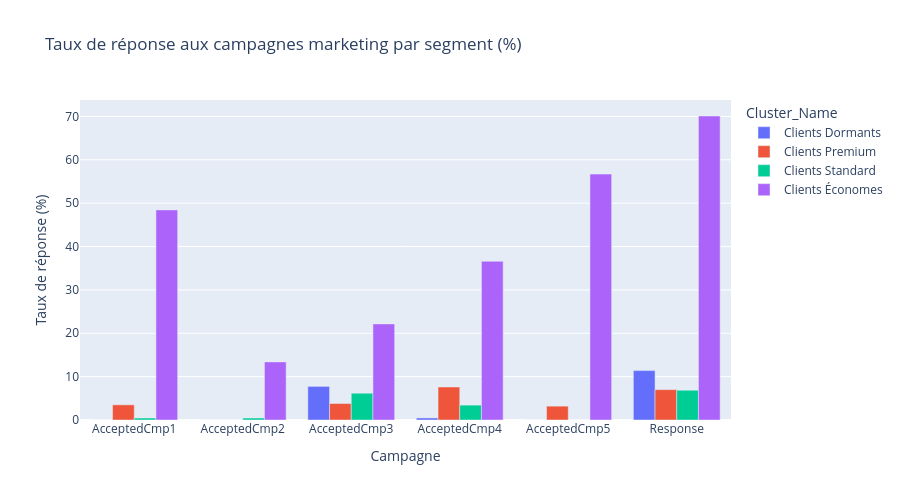
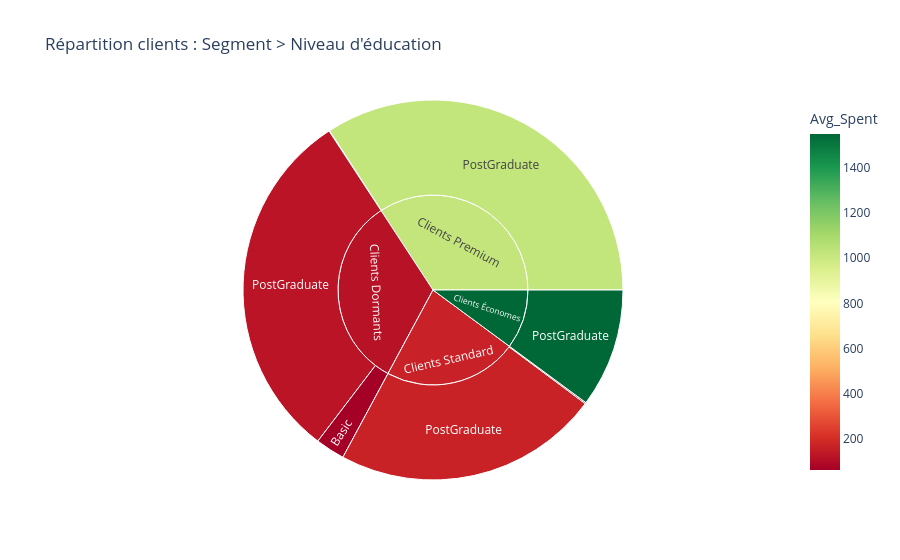

The notebook cell these images were saved under, in order:
### Code cell
# ── Taux de réponse par campagne et par cluster ────────────
cmp_cols = ['AcceptedCmp1','AcceptedCmp2','AcceptedCmp3',
            'AcceptedCmp4','AcceptedCmp5','Response']

# Pour chaque campagne, on calcule le taux d'acceptation par cluster.
campaign_rates = df.groupby('Cluster_Name')[cmp_cols].mean() * 100
print('Taux de réponse aux campagnes par segment (%) :')
print(campaign_rates.round(1))

# ── Bar chart groupé ───────────────────────────────────────
campaign_melted = campaign_rates.reset_index().melt(
    id_vars='Cluster_Name',
    value_vars=cmp_cols,
    var_name='Campaign',
    value_name='Acceptance_Rate'
)

fig_camp = px.bar(
    campaign_melted,
    x='Campaign',
    y='Acceptance_Rate',
    color='Cluster_Name',
    barmode='group',  # Barres côte à côte par campagne
    title='Taux de réponse aux campagnes marketing par segment (%)',
    labels={'Acceptance_Rate': 'Taux de réponse (%)', 'Campaign': 'Campagne'}
)
fig_camp.update_layout(height=500)
fig_camp.show()

# ── Sunburst chart — vue hiérarchique ─────────────────────
# Le sunburst montre la décomposition hiérarchique :
# Segment → Education → réponse à la campagne.
df_sun = df.groupby(['Cluster_Name', 'Education']).agg(
    Count=('ID', 'count'),
    Avg_Spent=('Depense_Totale', 'mean')
).reset_index()

fig_sun = px.sunburst(
    df_sun,
    path=['Cluster_Name', 'Education'],
    values='Count',
    color='Avg_Spent',
    color_continuous_scale='RdYlGn',
    title='Répartition clients : Segment > Niveau d\'éducation'
)
fig_sun.show()

# ── Synthèse finale ────────────────────────────────────────
print('\n=== SYNTHESE DES SEGMENTS ===')
summary = df.groupby('Cluster_Name').agg(
    Nb_Clients=('ID','count'),
    Revenu_Moyen=('Income','mean'),
    Depenses_Moyennes=('Depense_Totale','mean'),
    Nb_Achats_Moyen=('Achat_Total','mean'),
    Taux_Campagnes=('Nbr_Acceptation','mean')
).round(1)
summary['Part_CA_estimee'] = (summary['Depenses_Moyennes'] * summary['Nb_Clients'])
summary['Part_CA_pct'] = (summary['Part_CA_estimee'] / summary['Part_CA_estimee'].sum() * 100).round(1)
print(summary.sort_values('Depenses_Moyennes', ascending=False))

### Figure 1 — Plotly figure (JSON) as saved in the notebook; plotly's stock layout.template omitted (floating-point values rounded to 4 significant figures)
{"data": [{"alignmentgroup": "True", "hovertemplate": "Cluster_Name=Clients Dormants<br>Campagne=%{x}<br>Taux de réponse (%)=%{y}<extra></extra>", "legendgroup": "Clients Dormants", "marker": {"color": "#636efa", "pattern": {"shape": ""}}, "name": "Clients Dormants", "offsetgroup": "Clients Dormants", "orientation": "v", "showlegend": true, "textposition": "auto", "type": "bar", "x": ["AcceptedCmp1", "AcceptedCmp2", "AcceptedCmp3", "AcceptedCmp4", "AcceptedCmp5", "Response"], "xaxis": "x", "y": [0.0, 0.0, 7.753, 0.4747, 0.0, 11.39], "yaxis": "y"}, {"alignmentgroup": "True", "hovertemplate": "Cluster_Name=Clients Premium<br>Campagne=%{x}<br>Taux de réponse (%)=%{y}<extra></extra>", "legendgroup": "Clients Premium", "marker": {"color": "#EF553B", "pattern": {"shape": ""}}, "name": "Clients Premium", "offsetgroup": "Clients Premium", "orientation": "v", "showlegend": true, "textposition": "auto", "type": "bar", "x": ["AcceptedCmp1", "AcceptedCmp2", "AcceptedCmp3", "AcceptedCmp4", "AcceptedCmp5", "Response"], "xaxis": "x", "y": [3.501, 0.0, 3.805, 7.61, 3.196, 7.002], "yaxis": "y"}, {"alignmentgroup": "True", "hovertemplate": "Cluster_Name=Clients Standard<br>Campagne=%{x}<br>Taux de réponse (%)=%{y}<extra></extra>", "legendgroup": "Clients Standard", "marker": {"color": "#00cc96", "pattern": {"shape": ""}}, "name": "Clients Standard", "offsetgroup": "Clients Standard", "orientation": "v", "showlegend": true, "textposition": "auto", "type": "bar", "x": ["AcceptedCmp1", "AcceptedCmp2", "AcceptedCmp3", "AcceptedCmp4", "AcceptedCmp5", "Response"], "xaxis": "x", "y": [0.4577, 0.4577, 6.178, 3.432, 0.0, 6.865], "yaxis": "y"}, {"alignmentgroup": "True", "hovertemplate": "Cluster_Name=Clients Économes<br>Campagne=%{x}<br>Taux de réponse (%)=%{y}<extra></extra>", "legendgroup": "Clients Économes", "marker": {"color": "#ab63fa", "pattern": {"shape": ""}}, "name": "Clients Économes", "offsetgroup": "Clients Économes", "orientation": "v", "showlegend": true, "textposition": "auto", "type": "bar", "x": ["AcceptedCmp1", "AcceptedCmp2", "AcceptedCmp3", "AcceptedCmp4", "AcceptedCmp5", "Response"], "xaxis": "x", "y": [48.45, 13.4, 22.16, 36.6, 56.7, 70.1], "yaxis": "y"}], "layout": {"barmode": "group", "height": 500, "legend": {"title": {"text": "Cluster_Name"}, "tracegroupgap": 0}, "title": {"text": "Taux de réponse aux campagnes marketing par segment (%)"}, "xaxis": {"anchor": "y", "domain": [0, 1], "title": {"text": "Campagne"}}, "yaxis": {"anchor": "x", "domain": [0, 1], "title": {"text": "Taux de réponse (%)"}}}}

### Figure 2 — Plotly figure (JSON) as saved in the notebook; plotly's stock layout.template omitted (floating-point values rounded to 4 significant figures)
{"data": [{"branchvalues": "total", "customdata": [[61.69], [123.6], [839.0], [1020.0], [63.0], [165.6], [1550.0], [118.9], [1020.0], [165.1], [1550.0]], "domain": {"x": [0, 1], "y": [0, 1]}, "hovertemplate": "labels=%{label}<br>Count=%{value}<br>parent=%{parent}<br>id=%{id}<br>Avg_Spent=%{color}<extra></extra>", "ids": ["Clients Dormants/Basic", "Clients Dormants/PostGraduate", "Clients Premium/Basic", "Clients Premium/PostGraduate", "Clients Standard/Basic", "Clients Standard/PostGraduate", "Clients Économes/PostGraduate", "Clients Dormants", "Clients Premium", "Clients Standard", "Clients Économes"], "labels": ["Basic", "PostGraduate", "Basic", "PostGraduate", "Basic", "PostGraduate", "PostGraduate", "Clients Dormants", "Clients Premium", "Clients Standard", "Clients Économes"], "marker": {"coloraxis": "coloraxis", "colors": [61.69, 123.6, 839.0, 1020.0, 63.0, 165.6, 1550.0, 118.9, 1020.0, 165.1, 1550.0]}, "name": "", "parents": ["Clients Dormants", "Clients Dormants", "Clients Premium", "Clients Premium", "Clients Standard", "Clients Standard", "Clients Économes", "", "", "", ""], "type": "sunburst", "values": [48.0, 584.0, 1.0, 656.0, 2.0, 435.0, 194.0, 632.0, 657.0, 437.0, 194.0]}], "layout": {"coloraxis": {"colorbar": {"title": {"text": "Avg_Spent"}}, "colorscale": [[0, "rgb(165,0,38)"], [0.1, "rgb(215,48,39)"], [0.2, "rgb(244,109,67)"], [0.3, "rgb(253,174,97)"], [0.4, "rgb(254,224,139)"], [0.5, "rgb(255,255,191)"], [0.6, "rgb(217,239,139)"], [0.7, "rgb(166,217,106)"], [0.8, "rgb(102,189,99)"], [0.9, "rgb(26,152,80)"], [1, "rgb(0,104,55)"]]}, "legend": {"tracegroupgap": 0}, "title": {"text": "Répartition clients : Segment > Niveau d'éducation"}}}
